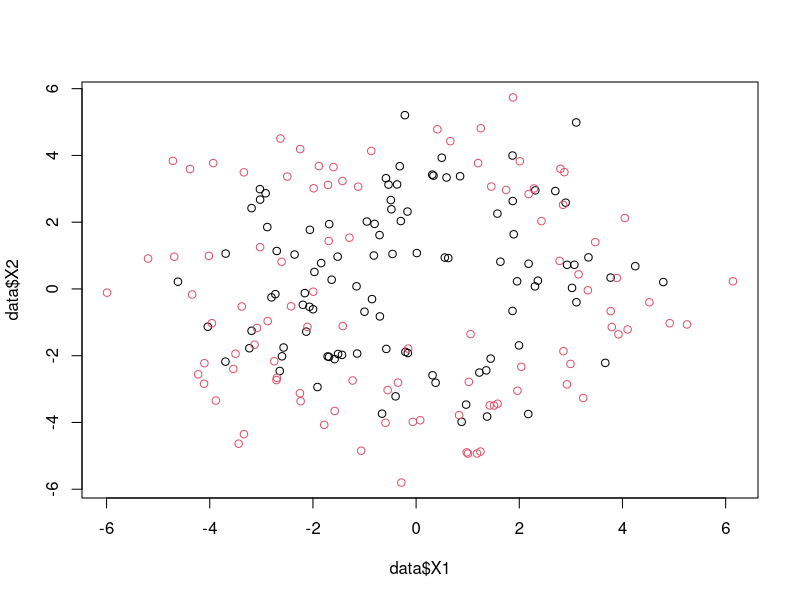
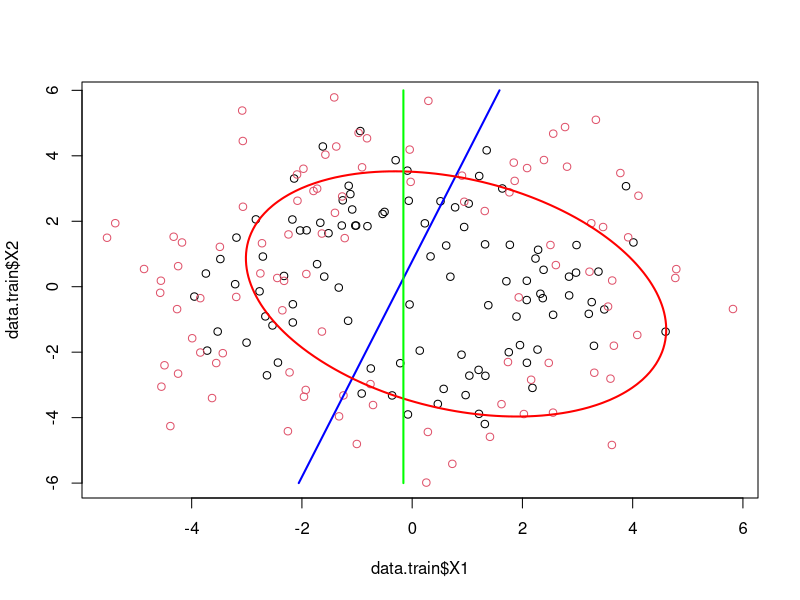
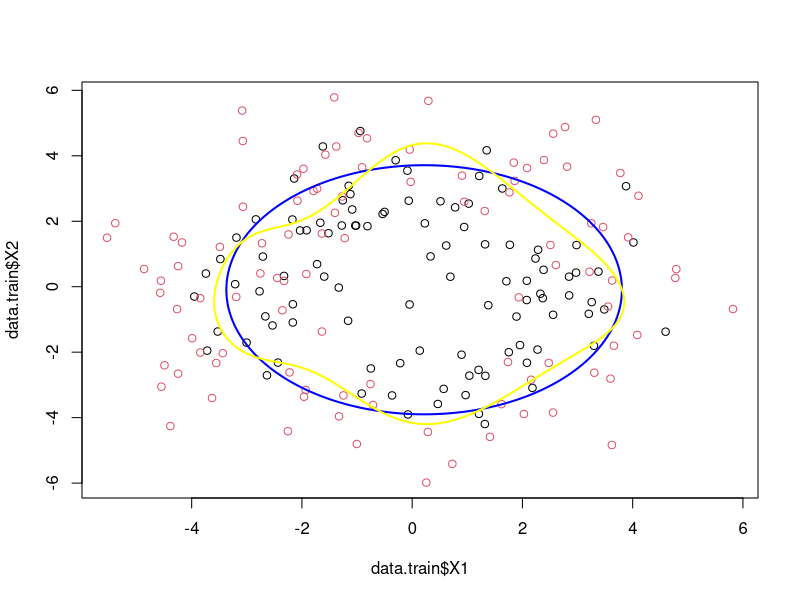
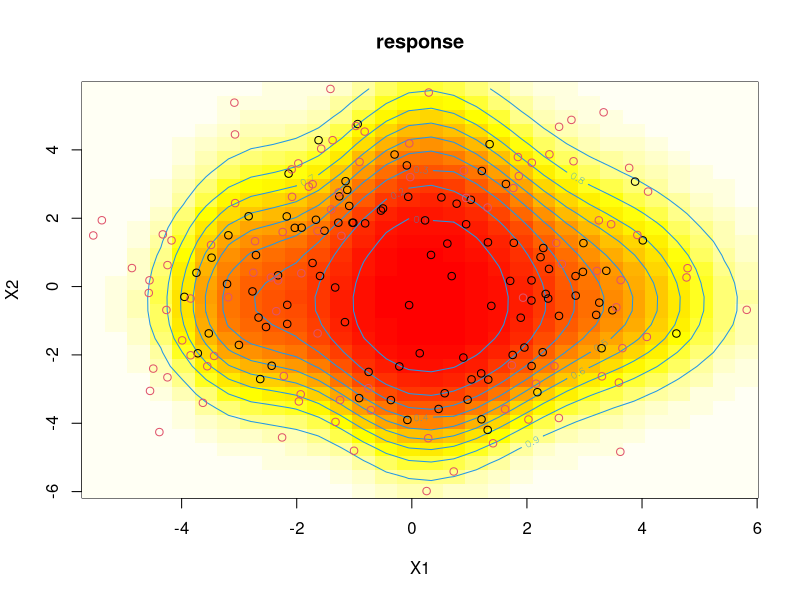
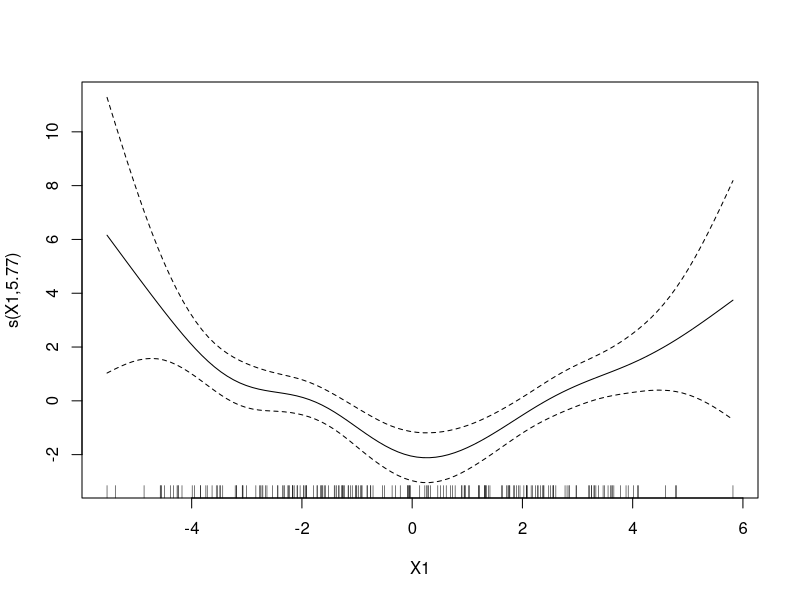
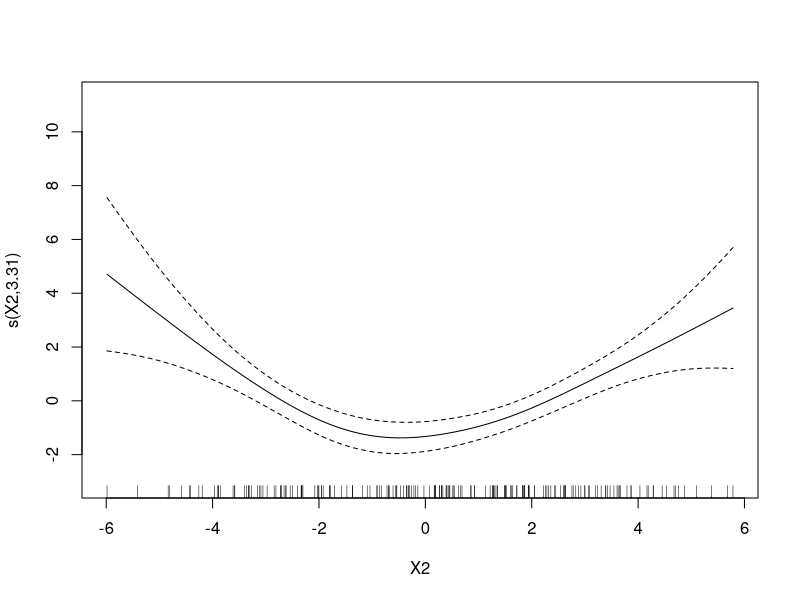

These figures' R source, in order: (Note: a time limit stopped this script after it produced the figures.)
# https://michael.hahsler.net/SMU/EMIS7332/R/viz_classifier.html
# http://www.cmap.polytechnique.fr/~lepennec/R/Learning/Learning.html
# Soit ((X1, X2), Y ) la distribution jointe de données dans le plan ainsi que leur classe associée (Y ∈ {0, 1}). 
#     X1 |(Y =0)=R1cosθ1          X1 |(Y =1)=R2cosθ2 
#     X2 |(Y =0)=R1sinθ1          X2 |(Y =1)=R2sinθ2
# avec θ1,θ2 ∼ U(0,2π), R1 ∼ N(r1,1), R2 ∼ N(r2,1) et Pr(Y = 1) = Pr(Y = 0) = 1/2.
sample.donut <- function(n1, r1, n2, r2) {
  p <- 2
  R1 <- rnorm(n1, mean = r1)
  angle1 <- runif(n1, 0, 2 * pi)
  group1 <- data.frame(X1 = R1 * cos(angle1), 
                       X2 = R1 * sin(angle1))
  
  R2 <- rnorm(n2, mean = r2)
  angle2 <- runif(n2, 0, 2 * pi)
  group2 <- data.frame(X1 = R2 * cos(angle2), 
                       X2 = R2 * sin(angle2))
  
  cbind(rbind(group1, group2), 
        y = factor(c(rep(1, n1), rep(2, n2))))
}

decision.boundary <- function(X1.grid, X2.grid, 
                              prob.prediction, 
                              color="blue"){
  contour(x=X1.grid, y=X2.grid, 
          z=matrix(prob.prediction, 
                   nrow=length(X1.grid)), 
          levels=0.5, col=color, drawlabels=FALSE, 
          lwd=2, add = TRUE)
}

library(MASS)
library(glmnet)
# Grid new data 
X1.grid <- seq(-6, 6, length.out = 100)
X2.grid <- seq(-6, 6, length.out = 100)
grid.newdata <- expand.grid(X1=X1.grid, X2=X2.grid)
r1 <- 3
r2 <- 4

# Question (1): Compléter la fonction sample.donut du fichier src/dataset.R qui génère un jeu de données suivant le modèle précédent. Afficher le jeu de données obtenu pour r1 = 3 et r2 = 4. Quelle semble être la frontière de décision optimale ?
data <- sample.donut(100, r1, 100, r2)
plot(data$X1, data$X2, col=data$y)

# Question (2): Est-ce qu'une analyse discriminant linéaire convient pour discriminer les deux classes
data.train <- sample.donut(100, r1, 100, r2)
data.test <- sample.donut(10^4, r1, 10^4, r2)
plot(data.train$X1, data.train$X2, col=data.train$y)

# lda model
fit.lda <- lda(y~., data=data.train)
prob.pred <- predict(fit.lda, grid.newdata)$posterior[, 1]
decision.boundary(X1.grid, X2.grid, prob.pred)

# qda model
fit.qda <- qda(y~., data=data.train)
prob.pred <- predict(fit.qda, grid.newdata)$posterior[, 1]
decision.boundary(X1.grid, X2.grid, prob.pred, color="red")

# logistic 
fit.log <- cv.glmnet(as.matrix(data.train[, -3]), 
                     as.integer(data.train$y), 
                     family="binomial", 
                     type.measure="class")
prob.pred <- predict(fit.log,newx=as.matrix(grid.newdata), 
                     s="lambda.min", type="response")
decision.boundary(X1.grid, X2.grid, prob.pred, color="green")

# class prediction
class.pred <- predict(fit.lda, data.test)$class
acc.lda <- mean(class.pred == data.test$y)
class.pred <- predict(fit.qda, data.test)$class
acc.qda <- mean(class.pred == data.test$y)
class.pred <- predict(fit.log, 
                      newx=as.matrix(data.test[,-3]), 
                      s="lambda.min", type="class")
acc.log <- mean(class.pred == data.test$y)
# mean accuracy models
acc.base <- cbind(acc.lda, acc.qda, acc.log)
acc.base

# Question (3): Refaites une analyse discriminante linéaire en rajoutant des descripteurs qui vont aider à la discrimination.
fit.lda.poly <- lda(y ~ poly(X1, degree=2) + 
                        poly(X2, degree=2), 
                    data=data.train)
plot(data.train$X1, data.train$X2, col=data.train$y)
pred.lda.poly <- predict(fit.lda.poly, 
                         newdata = grid.newdata)
decision.boundary(X1.grid, X2.grid, 
                  pred.lda.poly$posterior[, 1])

# fit.glm.poly <- glm(y ~ poly(X1, degree=2) + 
#                       poly(X2, degree=2),
#                     data=data.train, 
#                     family = "binomial")
# fit.glm.ns3 <- glm(y ~ bs(X1, df=6, degree = 5) + 
#                      bs(X2, df=6, , degree = 5),
#                    data=data.train, 
#                    family = "binomial")

# class
class.lda.poly <- predict(fit.lda.poly, 
                          newdata = data.test)$class
acc.lda.poly <- mean(class.lda.poly == data.test$y)
acc.lda.poly

# Question (4): Utiliser un modèle linéaire généralisé avec des splines lissées. On utilisera la fonction gam de la bibliothèque mgcv.
library(mgcv)
fit.gam <- gam(y ~ s(X1) + s(X2), 
               data=data.train, 
               family = "binomial")
prob.pred  <- predict(fit.gam, 
                      newdata = grid.newdata, 
                      type="response")
decision.boundary(X1.grid, X2.grid, 
                  prob.pred, color = "yellow")
# accuracy gam model ### mean(factor(as.numeric(...prediction...> 0) + 1)==data.test$y)
prob.pred  <- predict(fit.gam, newdata = 
                        data.test, 
                      type="response")
class.pred <- ifelse(prob.pred > 0.5, 2, 1)
acc.lda.gam <- mean(class.pred == data.test$y)
acc.lda.gam

# Question (5): Visualiser la frontière de décision avec la fonction vis.gam
vis.gam(fit.gam, type="response", 
        plot.type="contour")
points(data.train$X1, data.train$X2, 
       col=data.train$y)


# Question (6): Retrouver le caractère quadratique des fonctions apprises sur chacun des prédicteurs.
plot(fit.gam, select=1)
plot(fit.gam, select=2)

# Question (7): Re-tester l’analyse discriminante linéaire et le modèle additif généralisé avec peu de données. Que se passe-t-il ?
data.test <- sample.donut(1000, r1, 1000, r2)
NSim <- 1000
simulation.err <- matrix(0, ncol = 2, nrow = NSim) 
for(i in 1:NSim){
  small.data.train <- sample.donut(100, r1, 100, r2)
  fit.lda <- lda(y~., data=small.data.train)
  pred.lda <- predict(fit.lda, newdata = data.test)
  fit.gam <- gam(y ~ s(X1) + s(X2), data=small.data.train, 
                 family = "binomial")
  pred.gam <- predict(fit.gam, newdata = data.test, 
                      type="response")
  class.pred <- ifelse(pred.gam > 0.5, 2, 1)
  simulation.err[i, 1] <- mean(pred.lda$class == data.test$y)
  simulation.err[i, 2] <- mean(class.pred == data.test$y)
}
boxplot(simulation.err)
